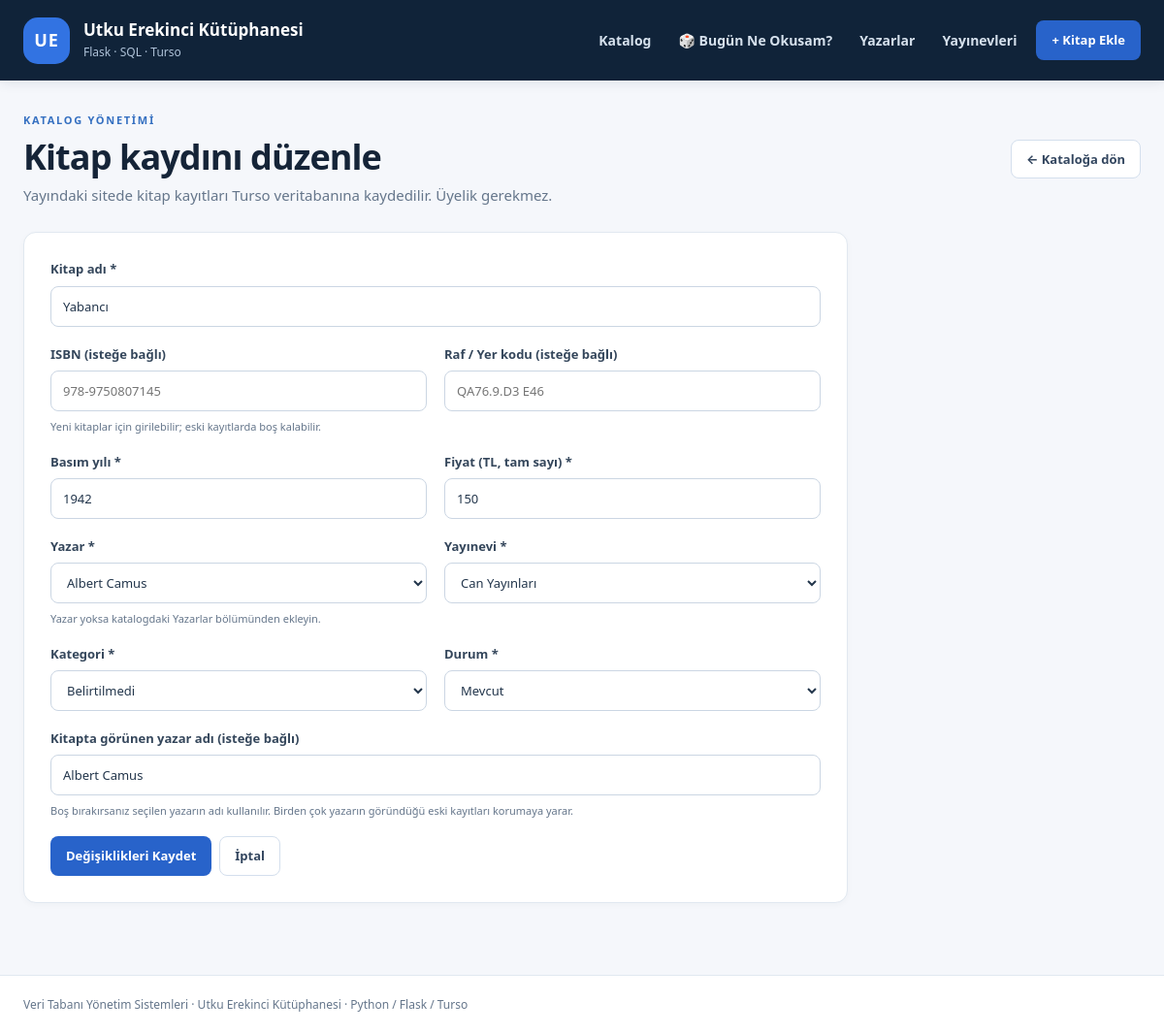
/kitap/1/duzenle, run on the app's committed database.
### tables this page shows
CREATE TABLE "Kitaplar" (
	"KitapID"	INTEGER,
	"KitapAdi"	TEXT,
	"KitapBasimYili"	INTEGER,
	"KitapYazarAdi"	TEXT,
	"KitapYayinevi"	TEXT,
	"YazarID"	INTEGER,
	"YayinEviID"	INTEGER,
	"Fiyat"	INTEGER,
	PRIMARY KEY("KitapID" AUTOINCREMENT),
	FOREIGN KEY("YayinEviID") REFERENCES "",
	FOREIGN KEY("YazarID") REFERENCES ""
);

### app.py (the view, shortened to what this page needs)
@app.route("/kitap/<int:kitap_id>/duzenle", methods=["GET", "POST"])
def kitap_duzenle(kitap_id):
    db = db_getir()
    mevcut = kitap(db, kitap_id)
    if not mevcut:
        abort(404)
    if request.method == "GET":
        return form_goster("duzenle", mevcut, kitap_id)

### app.py (called while the page is built)
def db_getir():
    if "db" not in g:
        g.db = baglan()
    return g.db

@app.teardown_appcontext
def db_kapat(hata=None):
    db = g.pop("db", None)
    if db is not None:
        db.close()

@app.context_processor
def ortak_veriler():
    if "csrf" not in session:
        session["csrf"] = secrets.token_urlsafe(32)
    return dict(csrf=session["csrf"])

@app.before_request
def csrf_kontrol():
    if request.method == "POST":
        expected = session.get("csrf", "")
        supplied = request.form.get("csrf", "")
        if not expected or not secrets.compare_digest(expected, supplied):
            abort(400, description="Güvenlik doğrulaması başarısız. Sayfayı yenileyip tekrar deneyin.")

def form_goster(islem, degerler=None, kitap_id=None):
    db = db_getir()
    return render_template("kitap_form.html", islem=islem, kitap=degerler or {},
                           kitap_id=kitap_id, yazarlar=yazarlar(db), yayinevleri=yayinevleri(db),
                           kategoriler=KATEGORILER, durumlar=DURUMLAR,
                           max_yil=date.today().year + 1)

### veritabani.py (called while the page is built)
def baglan():
    url = (os.environ.get("TURSO_DATABASE_URL") or "").strip()
    token = (os.environ.get("TURSO_AUTH_TOKEN") or "").strip()
    if url and token:
        import libsql
        return libsql.connect(database=url, auth_token=token)
    if url or token or os.environ.get("VERCEL"):
        raise RuntimeError("Turso bağlantı değişkenleri eksik veya hatalı.")
    if not YEREL_DB.is_file():
        raise FileNotFoundError("Yerel veritabanı dosyası bulunamadı.")
    conn = sqlite3.connect(str(YEREL_DB), timeout=15)
    conn.execute("PRAGMA foreign_keys = ON")
    return conn

def satirlar(cursor):
    basliklar = [kolon[0] for kolon in cursor.description]
    return [dict(zip(basliklar, satir)) for satir in cursor.fetchall()]

def tek(db, sql, parametreler=()):
    kayitlar = satirlar(db.execute(sql, tuple(parametreler)))
    return kayitlar[0] if kayitlar else None

def liste(db, sql, parametreler=()):
    return satirlar(db.execute(sql, tuple(parametreler)))

def yazarlar(db):
    return liste(db, '''SELECT "YazarID", "YazarAdi", "YazarSoyadi", "YazarDT", "YazarOT"
                        FROM "Yazarlar" ORDER BY "YazarAdi" COLLATE NOCASE, "YazarSoyadi" COLLATE NOCASE''')

def yayinevleri(db):
    return liste(db, '''SELECT "YayineviID", "YayineviAdi", "YayineviKY", "YayineviURL", "YayineviSehir"
                        FROM "YayınEvleri" ORDER BY "YayineviAdi" COLLATE NOCASE''')

### templates/kitap_form.html (shortened to what this page needs)
{% extends 'base.html' %}
{% block content %}
<div class="intro"><div><p class="eyebrow">KATALOG YÖNETİMİ</p><h1>{{ 'Kitap kaydını düzenle' if islem=='duzenle' else 'Yeni kitap ekle' }}</h1><p class="lead">Yayındaki sitede kitap kayıtları Turso veritabanına kaydedilir. Üyelik gerekmez.</p></div><a class="btn btn-light" href="{{ url_for('anasayfa') }}">← Kataloğa dön</a></div>
<section class="panel form-panel"><form method="post" class="formgrid"><input type="hidden" name="csrf" value="{{ csrf }}">
<label class="field wide">Kitap adı *<input name="KitapAdi" required maxlength="200" value="{{ kitap.get('KitapAdi') or '' }}"></label>
<label class="field">ISBN (isteğe bağlı)<input name="ISBN" maxlength="25" value="{{ kitap.get('ISBN') or '' }}" placeholder="978-9750807145"><small>Yeni kitaplar için girilebilir; eski kayıtlarda boş kalabilir.</small></label>
<label class="field">Raf / Yer kodu (isteğe bağlı)<input name="RafKodu" maxlength="60" value="{{ kitap.get('RafKodu') or '' }}" placeholder="QA76.9.D3 E46"></label>
<label class="field">Basım yılı *<input type="number" name="KitapBasimYili" min="1400" max="{{ max_yil }}" required value="{{ kitap.get('KitapBasimYili') or '' }}"></label>
<label class="field">Fiyat (TL, tam sayı) *<input type="number" name="Fiyat" min="0" step="1" required value="{{ kitap.get('Fiyat') if kitap.get('Fiyat') is not none else '' }}"></label>
<label class="field">Yazar *<select name="YazarID" required><option value="">Yazar seçin</option>{% for yazar in yazarlar %}<option value="{{ yazar['YazarID'] }}" {% if kitap.get('YazarID')|string == yazar['YazarID']|string %}selected{% endif %}>{{ yazar['YazarAdi'] }} {{ yazar['YazarSoyadi'] }}</option>{% endfor %}</select><small>Yazar yoksa katalogdaki Yazarlar bölümünden ekleyin.</small></label>
<label class="field">Yayınevi *<select name="YayinEviID" required><option value="">Yayınevi seçin</option>{% for yayin in yayinevleri %}<option value="{{ yayin['YayineviID'] }}" {% if kitap.get('YayinEviID')|string == yayin['YayineviID']|string %}selected{% endif %}>{{ yayin['YayineviAdi'] }}</option>{% endfor %}</select></label>
<label class="field">Kategori *<select name="Kategori" required>{% for kat in kategoriler %}<option value="{{ kat }}" {% if (kitap.get('Kategori') or 'Belirtilmedi') == kat %}selected{% endif %}>{{ kat }}</option>{% endfor %}</select></label>
<label class="field">Durum *<select name="Durum" required>{% for durum in durumlar %}<option value="{{ durum }}" {% if (kitap.get('Durum') or 'Mevcut') == durum %}selected{% endif %}>{{ durum }}</option>{% endfor %}</select></label>
<label class="field wide">Kitapta görünen yazar adı (isteğe bağlı)<input name="KitapYazarAdi" maxlength="250" value="{{ kitap.get('KitapYazarAdi') or '' }}" placeholder="Birden fazla yazarlı kitaplar için örn: X &amp; Y"><small>Boş bırakırsanız seçilen yazarın adı kullanılır. Birden çok yazarın göründüğü eski kayıtları korumaya yarar.</small></label>
<div class="full"><button class="btn btn-primary" type="submit">{{ 'Değişiklikleri Kaydet' if islem=='duzenle' else 'Kitabı Kaydet' }}</button><a class="btn btn-light" href="{{ url_for('anasayfa') }}">İptal</a></div>
</form></section>
{% endblock %}

### templates/base.html (shortened to what this page needs)
<!doctype html>
<html lang="tr">
<head>
  <link rel="stylesheet" href="{{ url_for('static',filename='style.css') }}">
</head>
<body>
<header class="topbar">
 <div class="container topinner">
  <a class="brand" href="{{ url_for('anasayfa') }}"><span class="brandmark">UE</span><span><strong>Utku Erekinci Kütüphanesi</strong><small>Flask · SQL · Turso</small></span></a>
  <nav aria-label="Üst menü" class="nav">
   <a href="{{ url_for('anasayfa') }}">Katalog</a>
   <a href="{{ url_for('bugun_ne_okusam') }}">🎲 Bugün Ne Okusam?</a>
   <a href="{{ url_for('anasayfa') }}#yazarlar">Yazarlar</a>
   <a href="{{ url_for('anasayfa') }}#yayinevleri">Yayınevleri</a>
   <a class="btn btn-primary" href="{{ url_for('kitap_ekle') }}">+ Kitap Ekle</a>
  </nav>
 </div>
</header>
<main class="container main">
 {% block content %}{% endblock %}
</main>
<footer class="footer"><div class="container">Veri Tabanı Yönetim Sistemleri · Utku Erekinci Kütüphanesi <span>· Python / Flask / Turso</span></div></footer>
</body>
</html>

### static/style.css (style rules this page uses)
:root { --bg:#f5f7fb;--ink:#152438;--muted:#65768b;--nav:#102339;--accent:#2863ca;--border:#e1e8f0;--card:#fff;--red:#b42335;--green:#196a45;--amber:#a35b0b }
* { box-sizing:border-box }
html { scroll-behavior:smooth }
body { margin:0;min-height:100vh;background:var(--bg);color:var(--ink);font:15px/1.55 system-ui,-apple-system,"Segoe UI",Roboto,Arial,sans-serif;display:flex;flex-direction:column }
.container { width:min(1320px,100%);margin:0 auto;padding:0 24px }
.main { flex:1;padding-top:32px;padding-bottom:54px }
a { color:inherit }
.topbar { background:var(--nav);color:white;box-shadow:0 2px 12px #10233919 }
.topinner { display:flex;align-items:center;justify-content:space-between;gap:25px;min-height:83px }
.brand { display:flex;align-items:center;gap:14px;color:white;text-decoration:none }
.brandmark { width:48px;height:48px;border-radius:15px;display:grid;place-items:center;background:#3273e2;font-weight:800;font-size:18px;letter-spacing:1px }
.brand strong,.brand small { display:block }
.brand strong { font-size:17px;line-height:1.25 }
.brand small { color:#afc3d9;font-size:12px;margin-top:4px }
.nav { display:flex;align-items:center;gap:12px;flex-wrap:wrap }
.nav>a:not(.btn) { text-decoration:none;color:#d6e1ed;font-weight:550;font-size:14px;padding:8px }
.intro { display:flex;align-items:center;justify-content:space-between;gap:15px;flex-wrap:wrap;margin-bottom:26px }
.eyebrow { font-size:11px;text-transform:uppercase;letter-spacing:1.7px;font-weight:800;color:#3570c1;margin:0 0 8px }
h1 { font-size:clamp(27px,3vw,37px);letter-spacing:-.9px;line-height:1.2;margin:0 0 7px }
.lead { font-size:15px;color:var(--muted);margin:0 }
.panel { background:var(--card);border:1px solid var(--border);border-radius:13px;padding:22px;box-shadow:0 2px 6px #18334b08;margin-bottom:20px }
.field { display:flex;flex-direction:column;gap:7px;font-size:13px;font-weight:650;color:#34465b }
.field input,.field select { width:100%;height:42px;border:1px solid #cbd6e3;border-radius:8px;padding:0 12px;background:#fff;color:#23364c;font:inherit;font-weight:400;min-width:0 }
.field small { font-size:11px;color:var(--muted);font-weight:400 }
.btn { display:inline-flex;align-items:center;justify-content:center;min-height:40px;padding:9px 15px;border-radius:8px;text-decoration:none;border:1px solid transparent;cursor:pointer;font:inherit;font-size:13px;font-weight:650;white-space:nowrap }
.btn-primary { background:var(--accent);color:#fff }
.btn-light { background:#fff;border-color:#d4dfed;color:#33465f }
.form-panel { max-width:850px;padding:27px }
.formgrid { display:grid;grid-template-columns:1fr 1fr;gap:18px }
.field.wide,.full { grid-column:1/-1 }
.formgrid .btn { margin-right:8px }
.footer { margin-top:auto;padding:21px 0;border-top:1px solid var(--border);background:#fff;font-size:12px;color:var(--muted) }

### data on the page
Kitaplar: KitapAdi "Yabancı", KitapBasimYili "1942", KitapYazarAdi "Albert Camus"

### other printed values
{{ 'Kitap kaydını düzenle' if islem=='duzenle' else 'Yeni kitap ekle' }} "Kitap kaydını düzenle"
{{ 'Değişiklikleri Kaydet' if islem=='duzenle' else 'Kitabı Kaydet' }} "Değişiklikleri Kaydet"
form field YazarID "Albert Camus"
form field YayinEviID "Can Yayınları"
form field Kategori "Belirtilmedi"
form field Durum "Mevcut"
